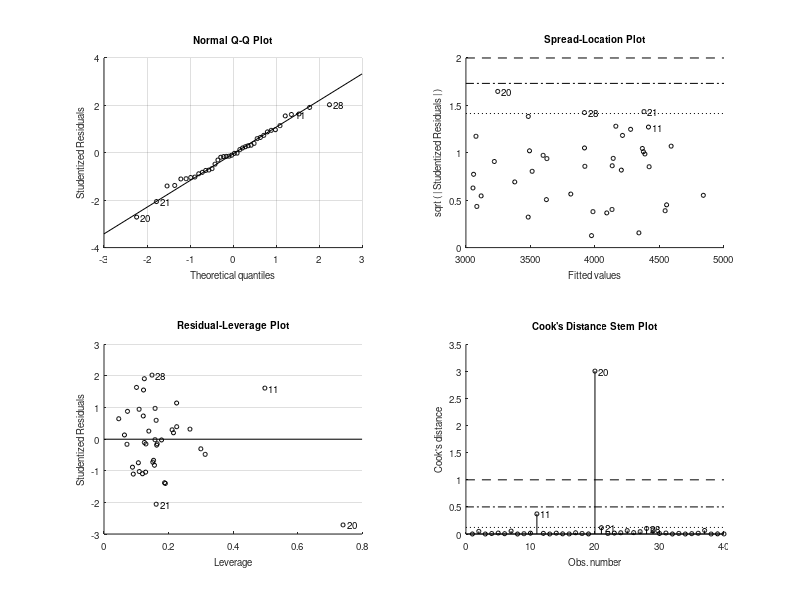

Source code (MATLAB): (Note: this script raises an error after producing the figure.)
close all;%clear;
%% Loading the data
data = load('engine_thrust.mat');
phi = data.Phi;
y = data.y;
%% Perform regression using OLS method
io_corr = corr(phi,y);
reg_corr = corr(phi,phi);
% rank of phi matrix
r_phi = rank(phi);
% From the correlations we see that the first 5 regressors are heavily
% correlated between each other
mdl1 = fitlm(phi,y)
residuals = (mdl1.Residuals.raw);
% CF graph
cfgraph(residuals);
% lbqtest for whiteness
[h,pvalue] = lbqtest(residuals);
if h == 0
    fprintf("The null hypothesis that the noise is white is not rejected")
end
mean_res = mean(residuals);
% ADTest for Gaussianity
[h_dist,pval_dist] = adtest(residuals);
% R^2, adjusted R^2, and significance of regression reported
%% Part b): Eliminate terms and regress again
% We observe that the intercept term, x2, x3, x4 are insignificant
% (p-value>0.05)
fprintf('\nUpdated Model');
mdl2 = fitlm(phi,y,'y ~ x1 + x5 + x6 - x2 - x3 - x4 - 1');
[h2,pvalue2] = lbqtest(residuals);
if h2 == 0
    fprintf("\nThe null hypothesis that the noise is white is not rejected.\n")
end
mean_res2 = mean(residuals);
% Both AIC and BIC (obtained using mdl.ModelCriterion) agree that second
% model is the better model.(although it has higher mse, it uses fewer
% parameters.)
%% Part c): Perform stepwise regression to check which is the better model
mdl3 = stepwiselm(phi,y,'Upper','linear','PEnter',0.1,'PRemove',0.15);
% Criterion for addition and especially for removal bit relaxed so not
% getting model 2 exactly, but better than model 2
%% Part d): Plot residuals against regressors to check for non-linearities
residuals = (mdl3.Residuals.raw);
figure();
a = [1,3,5,6];
for i = 1:4
    subplot(2,2,i);
    plot(phi(:,a(i)),residuals,'x');
    title('x'+string(a(i)));
    ylabel('Residuals');
    xlabel('regressor');
end
% Regressors x1 & x5 may have some non-linear relationships.
%% Part e)
figure();
subplot(1,2,1);
p = polyfit(x5,residuals,2);
plot(linspace(min(x5),max(x5),40),polyval(p,linspace(min(x5),max(x5),40)),x5,residuals,'x');
title('quadratic fit for x5 vs residuals');ylabel('Residuals');xlabel('regressor');
subplot(1,2,2);
p2 = polyfit(x1,residuals,2);
plot(linspace(min(x1),max(x1),40),polyval(p2,linspace(min(x1),max(x1),40)),x1,residuals,'x');
title('quadratic fit for x1 vs residuals');ylabel('Residuals');xlabel('regressor');
mdl4 = stepwiselm(phi,y,'Upper','quadratic','PEnter',0.1,'PRemove',0.15);
mdl5 = fitlm(phi,y,'y ~ x1 + x5 + x6 + x3 + x1^2 + x5^2 - x2  - x4 - 1');
% x5^2 model has superior F statistic, p value, AIC & BIC